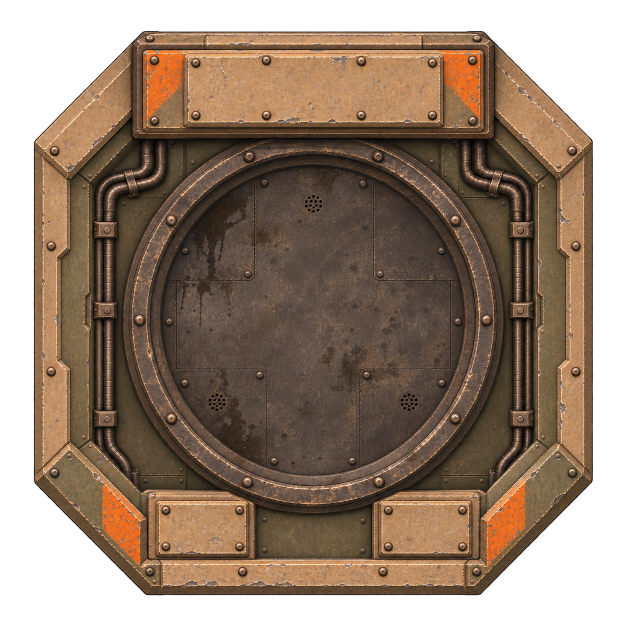
#> input picture art-source/vehicles/turret-barbette/master.png, 1254 x 1254 px (shown at 1/2 size)
$ python build.py
#> lines starting #> are read from the running program, lines starting #| are printed output that depends on the picture
"""Build the open Hegemony barbette's sprites from the accepted ImageGen masters beside this file.

  master.png    -> mod/graphics/battle/vehicles/turret-barbette-hegemony.png       (384 px square, front to the top)
  wreck-raw.png -> mod/graphics/battle/vehicles/turret-barbette-hegemony-wreck.png (the same square; an ImageGen edit
                   made on master.png with wreck.prompt.txt, registered to it pixel for pixel)

The square is centred on the open well's centre (the guide's well, 35 guide px aft of the wall's centre; guide.py),
not on the wall, so the well sits on the turret ring and what turns in it turns on the ring's centre. It is as large
as the wall's front face needs from there: 1010 guide px, the wall's flats 940. `VehicleGun.OPEN_HEAD_SHARE_OF_MOUNT`
is this square's side over the mount ring's diameter, so it carries that 1010 / 940.
Run: python art-source/vehicles/turret-barbette/build.py
"""
from pathlib import Path

from PIL import Image

HERE = Path(__file__).resolve().parent
REPO = HERE.parents[2]
VEHICLES = REPO / "mod" / "graphics" / "battle" / "vehicles"
SPRITES = (("master.png", "turret-barbette-hegemony.png"), ("wreck-raw.png", "turret-barbette-hegemony-wreck.png"))
GUIDE_SIZE = 1024
WELL_AFT = 35
HALF = 505
SIZE = 384


def build(source: str, output: str) -> None:
#> called with source = 'master.png', output = 'turret-barbette-hegemony.png'
    image = Image.open(HERE / source).convert("RGBA")
#> image is the input picture: PIL image 1254x1254 RGBA; mean R, G, B, A 84.8, 64.7, 48.1, 186.4
    scale = image.width / GUIDE_SIZE
#> scale = 1.22
    cx, cy = image.width / 2, image.height / 2 + WELL_AFT * scale
#> cx = 627; cy = 669.9
    half = HALF * scale
#> half = 618.4
    square = image.crop((round(cx - half), round(cy - half), round(cx + half), round(cy + half)))
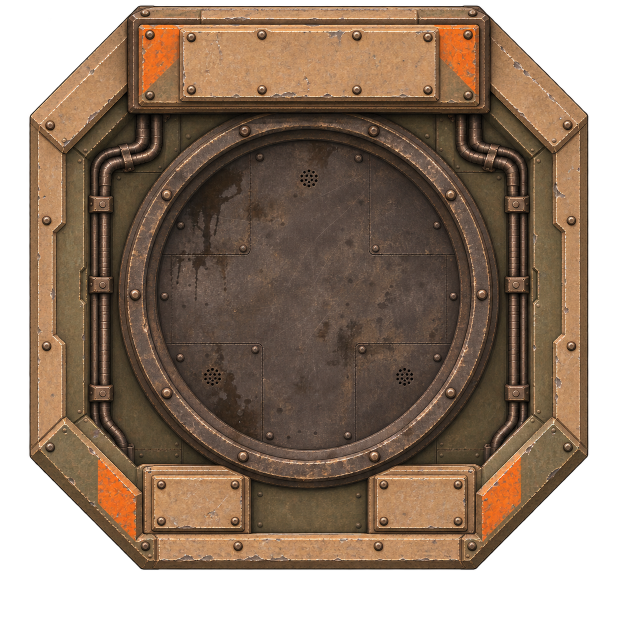
#> square: PIL image 1236x1237 RGBA (shown at 1/2 size); mean R, G, B, A 87.2, 66.6, 49.5, 191.7; transparent parts drawn white
    square.resize((SIZE, SIZE), Image.Resampling.LANCZOS).save(VEHICLES / output)
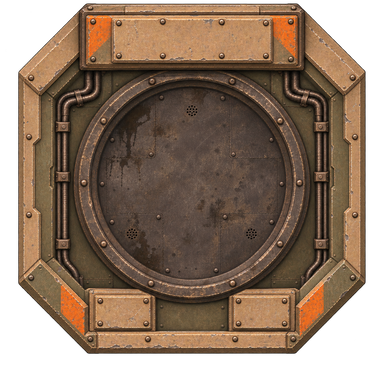
#> saved as turret-barbette-hegemony.png: PIL image 384x384 RGBA; mean R, G, B, A 86.5, 65.9, 48.9, 191.8; transparent parts drawn white
    print("wrote", output)


def main() -> None:
    for source, output in SPRITES:
        build(source, output)
#> pass 2 of the loop in main, `for source, output in SPRITES:`:
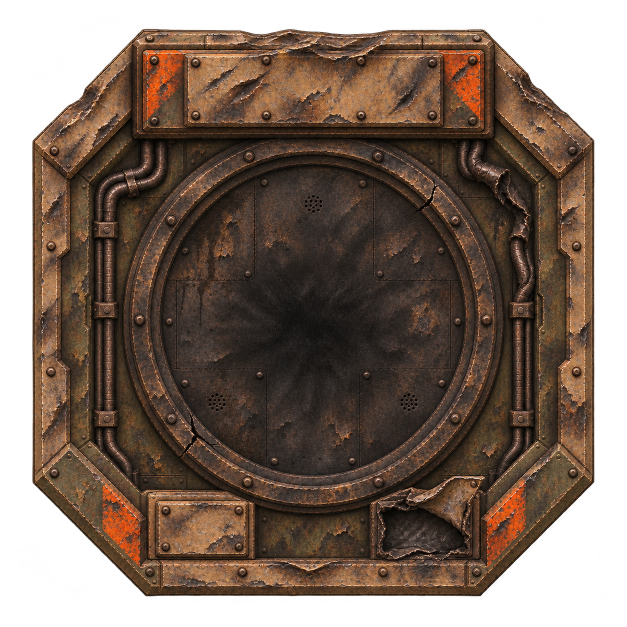
#> input picture art-source/vehicles/turret-barbette/wreck-raw.png, 1254 x 1254 px (shown at 1/2 size)
#> in build, image is the input picture: PIL image 1254x1254 RGBA; mean R, G, B, A 62.4, 45.2, 33.6, 187.7
#> in build (call 2), `square = image.crop((round(cx - half), round(cy - half), round(cx + ha..`:
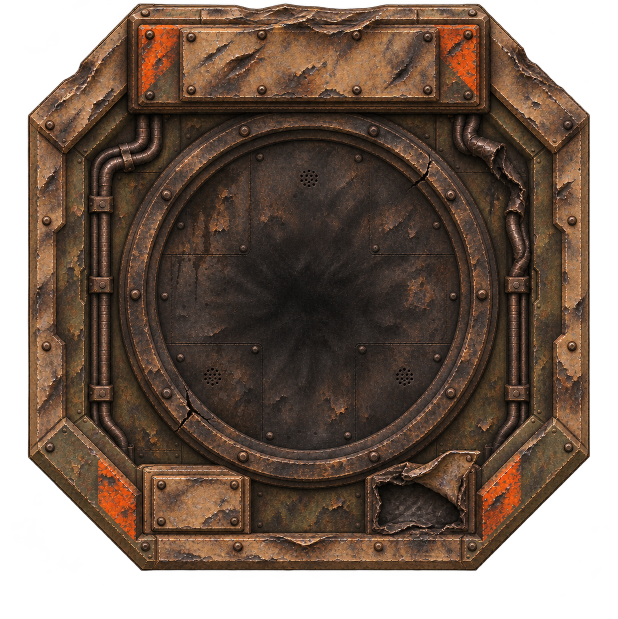
#> square: PIL image 1236x1237 RGBA (shown at 1/2 size); mean R, G, B, A 64.2, 46.5, 34.6, 193; transparent parts drawn white
#> in build (call 2), `square.resize((SIZE, SIZE), Image.Resampling.LANCZOS).save(VEHICLES / ..`:
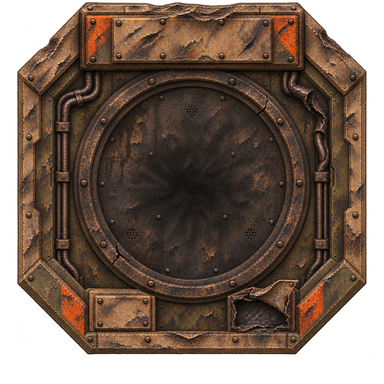
#> saved as turret-barbette-hegemony-wreck.png: PIL image 384x384 RGBA; mean R, G, B, A 64, 46.3, 34.3, 193; transparent parts drawn white


if __name__ == "__main__":
    main()
